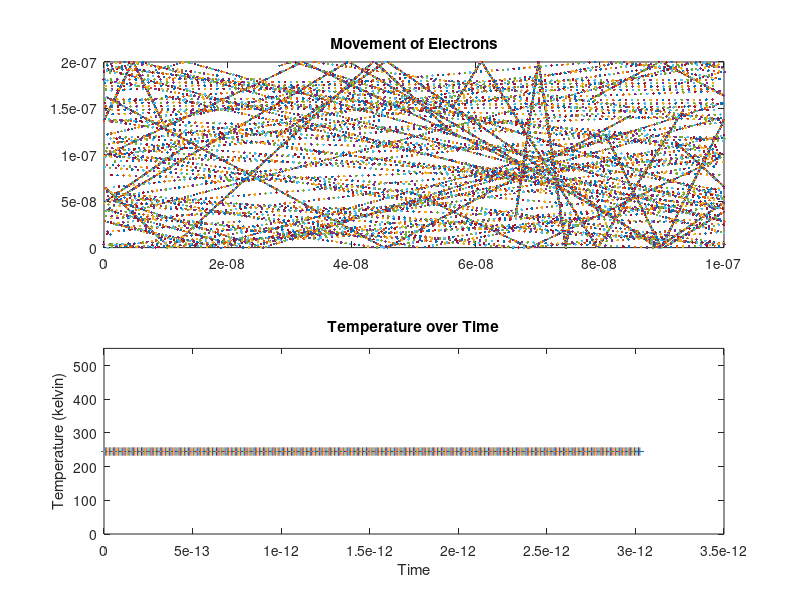

The MATLAB source for this figure:


%%               *Assignment#1-Part 1:Electron Modelling*
%
%Jason Gazo (100975245)                                  Date: Feb/04/2018
 
%%
% *%%Introduction*
%The purpose of this part of the experiment is to observe the movement of
%electrons moving inside an N-type Silicon semiconductor crystal. The
%effective mass of the electrons is given by multiplying its rest mass 
%(9.109x10^9kg)electron by a coefficient. Once the rest mass is found
%(2.36634e-31)kg, the thermal velocity can be solved. The thermal
%velocity will be solved for a temperature of 300 kelvin. This thermal velocity
%is approximately 1.3 e+5 m/s. If we assume electrons collide every
%0.2ps, the estimated mean free path for each electron is 2.3e-10
%meters. This script will simply showcase the movement of electrons in a
%frame of 200nm x 100nm. The electrons will reflect off the top and bottom
%edge of the frame with a reflection angle equal to its incident angle.
%When an electron passes through either side edge (left or right) it will
%be translated to the opposite edge and its velocity (trajectory included)
%will be maintained. The more particles used in this Monte Carlo
%simulation will increase the precision of the outputted arguments in the
%future sections. 
    
%%
% *%%Code:*
    clc
    %effective mass of electrons 
    %rest mass mo in kg
    mo=9.109*10^-31;
    m=0.26*mo;
    %botlzman constant
    kb=1.38064*10^-23;


    %%Question 1 related: Solve for thermal velocity
    vt=@(t) sqrt(kb*t/m);
    vth=vt(300);
    fprintf('The expected thermal velocity is %6.4f m/s \n',vt(300))

    %%Question 2 related: Solve for the mean free path
    fprintf('The expected mean time between collisions is 0.200e-12 seconds \n')
    %mean time collisions is 0.2 ps
    tmn=0.2*10^-12;
    %mean free path
    mnfreepath=tmn*vt(300);
    fprintf('The expected mean free path is %6.4f e-08 meters\n',mnfreepath*10^8)


    %Nominal size of region is 200nmx100nm
    fprintf('-----------------------------------------------------------\n')
    w=200*10^-9;
    l=100*10^-9;

    %Setting the time step:
    deltaT=7.562*10^-15;
    num=30;
    
    %Randomize the initial location of the particles in the frame
    vertarray=rand(num,1)*w;
    horarray=rand(num,1)*l;

    
    %Generate the array of velocities and random angles (0 -> 2*pi)
    angles=rand(num)*2*pi;
    vx=ones(num,1);
    vy=ones(num,1);
    vrms=ones(num,1);

    %All particles will have the same velocity except with a random trajectory
    for i=1:num
        vx(i)=cos(angles(i))*vth;
        vy(i)=sin(angles(i))*vth;
    end

    sumtemp=0;
    %%Movie begins here for a total of 400 iterations
    for i=1:400
    
        %horizontal periodic boundary behaviour
        horarray(horarray>=l)=horarray(horarray>=l) - l;
        horarray(horarray<=0)=horarray(horarray<=0)+l; 
    
        %vertical reflection boundary behaviour
        IT=(vertarray>=w);
        vy(IT)=-vy(IT);
        IT=(vertarray<=0);
        vy(IT)=-vy(IT);
   
        %Temperature Checker
        vrms=sqrt((sum(abs(vx))/num)^2+(sum(abs(vy))/num)^2);
        Temp=m*mean(vrms.^2)/kb;
    
        %Average Temperature 
        sumtemp=sumtemp+Temp;
        avgtemp=sumtemp/i;
    
        %Plot the temperature of the particles
        subplot(2,1,2)
        plot(i*deltaT,Temp,'+')
        title('Temperature over Time')
        ylabel('Temperature (kelvin)')
        xlabel('Time')
        ylim([0 Temp+Temp*1.25])
        hold on
    
        %Update the particle's coordinates by their x- and y- velocities
        horarray=horarray+vx.*deltaT;
        vertarray=vertarray+vy.*deltaT;
   
        %Plot the movement of the particles
        subplot(2,1,1)
        plot(horarray,vertarray,'.')
        title('Movement of Electrons')
        xlim([0 l])
        ylim([0 w])
        hold on 
        pause(.01)
    
    end
    %Movie ends




    %%
    % *%%Summary* :
%The movie runs as expected. The particles reflect off the vertical (top and
%bottom) boundaries of the frame at the correct angle. The particles pass 
%between the two horizontal boundaries. The temperature remains constant (300k)
%since each particle was assigned the thermal velocity calculated using
%300k. Plus, since there are no scattering events in the simulation the
%temperature remains constant throughout the entire simulation. The expected 
%thermal velocity is 1.3 e+5 m/s and the expected mean free path is 2.6e-9 m. 